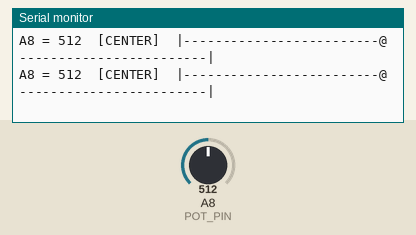
Recording of a sketch running on a simulated Arduino Mega 2560, built with avr-gcc and run on an emulated ATmega2560. Shown: the last lines printed to the serial monitor. The test bench sets the inputs (shaded band); at power-on: A8 (POT_PIN) = 512.

Above: at 3.1 s.
3.2 s: A8 (POT_PIN) set to 555
At 3.26 s:
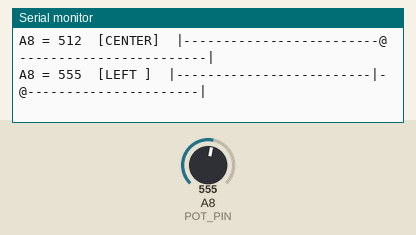
4.7 s: A8 (POT_PIN) set to 535
At 4.72 s:
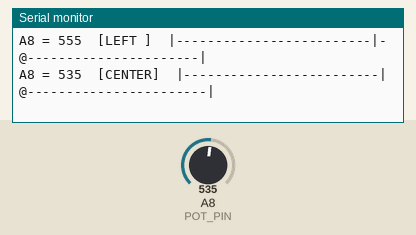
10.5 s: A8 (POT_PIN) set to 498
At 10.56 s:
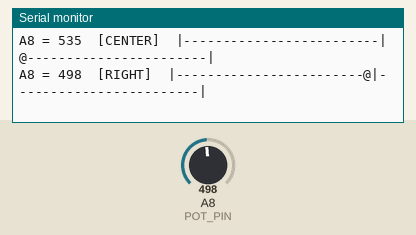
12.0 s: A8 (POT_PIN) set to 507
At 12.02 s:
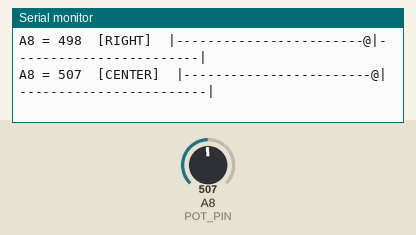

Measured:
- the behaviour switches between 546 and 545 on A8 (POT_PIN) (found by bisection; images 1 and 2)
- the behaviour switches between 506 and 507 on A8 (POT_PIN) (found by bisection; images 3 and 4)
- after the input at 3.2 s, the serial monitor: prints a new line after 0.06 s (image 1)
- after the input at 4.7 s, the serial monitor: prints a new line at once (image 2)
- after the input at 10.5 s, the serial monitor: prints a new line after 0.06 s (image 3)
- after the input at 12.0 s, the serial monitor: prints a new line at once (image 4)

The sketch:

PotentiometerTest.ino
```cpp
// =====================================================================================
// 조향 포텐셔미터 테스트 스케치
// A8 핀에서 포텐셔미터 값을 실시간으로 읽어서 시리얼 모니터에 출력
// 시리얼 모니터 115200 baud, No line ending
// =====================================================================================

const int POT_PIN = A8;

// 기존 코드 기준 설정값 (참고용)
const int VAL_MAX_LEFT  = 990;   // 좌회전 한계
const int VAL_MAX_RIGHT = 20;    // 우회전 한계
const int VAL_NEUTRAL   = 526;   // 직진 중립값

void setup() {
  Serial.begin(115200);
  while (!Serial);

  Serial.println("========================================");
  Serial.println("  Steering Potentiometer Test (A8)");
  Serial.println("========================================");
  Serial.println("  Expected values:");
  Serial.println("    Left limit  : ~990");
  Serial.println("    Neutral     : ~526");
  Serial.println("    Right limit : ~20");
  Serial.println("========================================");
  Serial.println("  Turn the wheel and check values.");
  Serial.println("========================================");
  Serial.println();
}

void loop() {
  int val = analogRead(POT_PIN);

  Serial.print("A8 = ");
  Serial.print(val);
  Serial.print("\t");

  // 위치 판정
  if (abs(val - VAL_NEUTRAL) < 20) {
    Serial.print("[CENTER]");
  } else if (val > VAL_NEUTRAL) {
    Serial.print("[LEFT ]");
  } else {
    Serial.print("[RIGHT]");
  }

  // 바 그래프 표시 (0~1023을 50칸으로 매핑)
  Serial.print("  |");
  int bar = map(val, 0, 1023, 0, 50);
  for (int i = 0; i < 50; i++) {
    if (i == map(VAL_NEUTRAL, 0, 1023, 0, 50)) {
      if (i == bar) Serial.print("@");  // 현재 위치가 중립과 겹침
      else Serial.print("|");           // 중립 위치 표시
    } else if (i == bar) {
      Serial.print("@");                // 현재 위치
    } else {
      Serial.print("-");
    }
  }
  Serial.println("|");

  delay(100);
}
```
